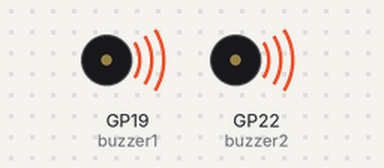
Recording of a program running on a simulated Raspberry Pi Pico running MicroPython. Parts: buzzer (waves = sounding, pin HIGH).

Above: at 0.15 s.
Timing chart, 0 to 3.0 s (numbered marks = the images above):
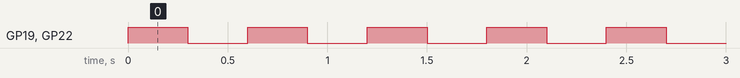

The program:

sound.py
```python
from machine import Pin
import time

buzzer1 = Pin(19, Pin.OUT)  # Connect to a GPIO pin
buzzer2 = Pin(22, Pin.OUT)  # Connect to a GPIO pin

while True:
    buzzer1.value(1)  # Turn buzzer ON
    buzzer2.value(1) # Turn buzzer ON
    time.sleep(0.3)    # Wait 1 second
    buzzer1.value(0)  # Turn buzzer OFF
    buzzer2.value(0)  # Turn buzzer OFF
    time.sleep(0.3)    # Wait 1 second
```

Measured:
- by itself, GP19 (buzzer1), GP22 (buzzer2): alternates HIGH for 0.30 s and LOW for 0.30 s
